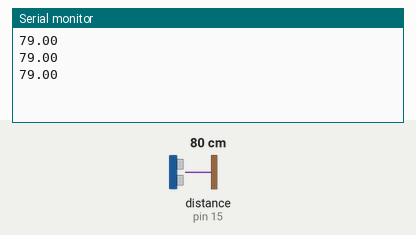
Recording of a sketch running on a simulated Arduino Uno, built with avr-gcc and run on an emulated ATmega328P. Parts: the last lines printed to the serial monitor. Wiring (inferred from the names in the program): ultrasonic range finder: trigger pin 14; echo pin 15. Inputs (shaded band) come from the test bench; at power-on: distance to the obstacle (sensor on pin 15) 80 cm. The echo pulse lasts 58.3 µs per cm.

Above: at 1.8 s.
1.9 s: distance to the obstacle (sensor on pin 15) set to 2 cm
At 2.4 s:
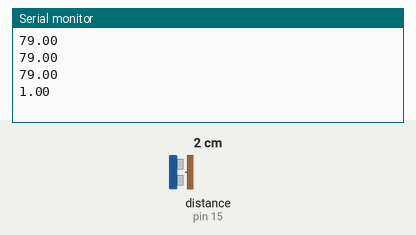
3.4 s: distance to the obstacle (sensor on pin 15) set to 4 cm
At 4.0 s:
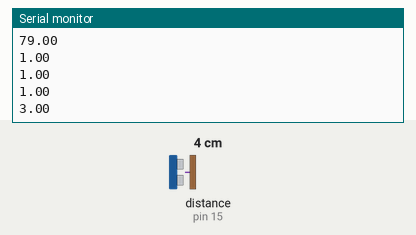
Timing chart, 0 to 6.4 s (numbered marks = the images above; inputs shaded):
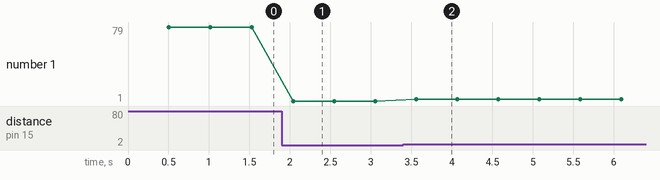

The sketch:

TestUltrasonic.ino
```cpp
#define ultra_Trig_Pin_A 10

#define ultra_Echo_Pin_A 11
#define ultra_Trig_Pin_B 14
#define ultra_Echo_Pin_B 15

float ultrainternalDistanceMeasure(int echo_pin){
  int  duration = pulseIn(echo_pin, HIGH) ; //sensor stops reading after some time - adding delay 26/03
//  Serial.println(duration);
  int distance = (duration/2) / 29.1;

  if(distance >=200 || distance <= 0){
    return -1;
  }


  return distance;

}
float ultrainternalTrigger(int trig_pin, int echo_pin){
  digitalWrite(trig_pin, LOW);
  delayMicroseconds(2);
  digitalWrite(trig_pin, HIGH);
  delayMicroseconds(10);
  digitalWrite(trig_pin, LOW);
  return ultrainternalDistanceMeasure(echo_pin);
}
void setup() {
  // put your setup code here, to run once:
Serial.begin(9600);
pinMode(ultra_Trig_Pin_A, OUTPUT);
pinMode(ultra_Trig_Pin_B, OUTPUT);
pinMode(ultra_Echo_Pin_A  , INPUT);
pinMode(ultra_Echo_Pin_B  , INPUT);

}

void loop() {
  // put your main code here, to run repeatedly:
  Serial.flush();
//  Serial.print(ultrainternalTrigger(ultra_Trig_Pin_A,ultra_Echo_Pin_A));
//  Serial.print("\t");
  delay(500);
  Serial.print(ultrainternalTrigger(ultra_Trig_Pin_B,ultra_Echo_Pin_B));
  Serial.println();


}
```

Measured:
- after the input at 1.9 s, the serial monitor: prints a new line after 0.14 s (image 1)
- after the input at 3.4 s, the serial monitor: prints a new line after 0.16 s (image 2)
- plotted number 1: 79 → 1 after the input at 1.9 s, 1 → 3 after the input at 3.4 s
